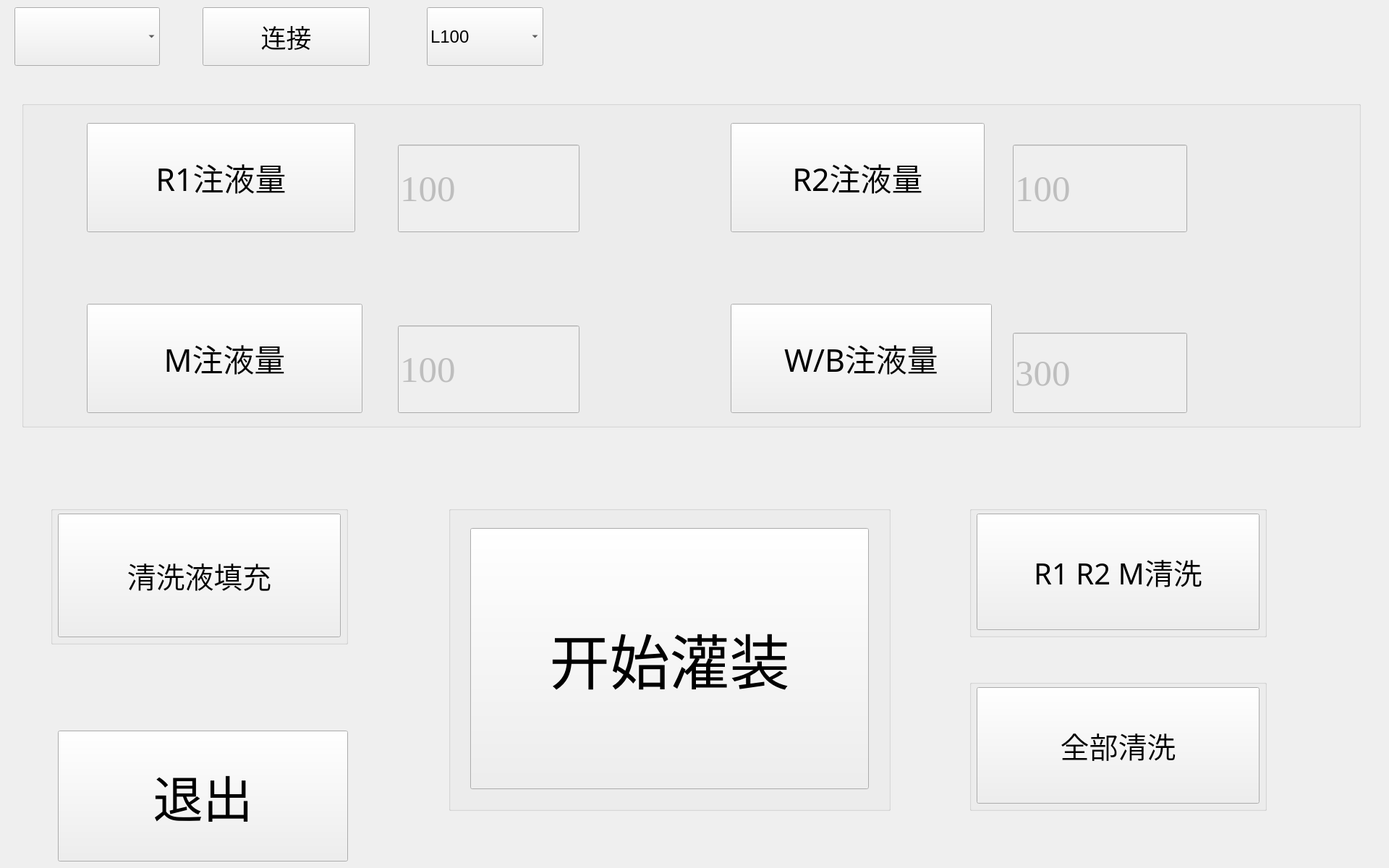
<?xml version="1.0" encoding="UTF-8"?>
<ui version="4.0">
 <class>MainWindow</class>
 <widget class="QMainWindow" name="MainWindow">
  <property name="enabled">
   <bool>true</bool>
  </property>
  <property name="geometry">
   <rect>
    <x>0</x>
    <y>0</y>
    <width>1920</width>
    <height>1200</height>
   </rect>
  </property>
  <property name="minimumSize">
   <size>
    <width>1920</width>
    <height>1200</height>
   </size>
  </property>
  <property name="maximumSize">
   <size>
    <width>1920</width>
    <height>1200</height>
   </size>
  </property>
  <property name="windowTitle">
   <string>RL-A2000-Test</string>
  </property>
  <property name="styleSheet">
   <string notr="true"/>
  </property>
  <widget class="QWidget" name="centralWidget">
   <widget class="QComboBox" name="TypeSelctcomboBox">
    <property name="geometry">
     <rect>
      <x>590</x>
      <y>10</y>
      <width>161</width>
      <height>81</height>
     </rect>
    </property>
    <property name="sizePolicy">
     <sizepolicy hsizetype="Preferred" vsizetype="Minimum">
      <horstretch>0</horstretch>
      <verstretch>0</verstretch>
     </sizepolicy>
    </property>
    <property name="font">
     <font>
      <pointsize>18</pointsize>
     </font>
    </property>
    <property name="styleSheet">
     <string notr="true"/>
    </property>
    <item>
     <property name="text">
      <string>L100</string>
     </property>
    </item>
   </widget>
   <widget class="QPushButton" name="Connect_Btn">
    <property name="geometry">
     <rect>
      <x>280</x>
      <y>10</y>
      <width>231</width>
      <height>81</height>
     </rect>
    </property>
    <property name="sizePolicy">
     <sizepolicy hsizetype="Minimum" vsizetype="Minimum">
      <horstretch>0</horstretch>
      <verstretch>0</verstretch>
     </sizepolicy>
    </property>
    <property name="font">
     <font>
      <family>Times New Roman</family>
      <pointsize>26</pointsize>
      <weight>50</weight>
      <italic>false</italic>
      <bold>false</bold>
     </font>
    </property>
    <property name="styleSheet">
     <string notr="true"/>
    </property>
    <property name="text">
     <string>连接</string>
    </property>
   </widget>
   <widget class="QComboBox" name="COMSelectcomboBox">
    <property name="geometry">
     <rect>
      <x>20</x>
      <y>10</y>
      <width>201</width>
      <height>81</height>
     </rect>
    </property>
    <property name="sizePolicy">
     <sizepolicy hsizetype="Preferred" vsizetype="Minimum">
      <horstretch>20</horstretch>
      <verstretch>0</verstretch>
     </sizepolicy>
    </property>
    <property name="font">
     <font>
      <pointsize>30</pointsize>
     </font>
    </property>
    <property name="styleSheet">
     <string notr="true"/>
    </property>
    <property name="iconSize">
     <size>
      <width>50</width>
      <height>50</height>
     </size>
    </property>
   </widget>
   <widget class="QPushButton" name="Quit">
    <property name="geometry">
     <rect>
      <x>80</x>
      <y>1010</y>
      <width>401</width>
      <height>181</height>
     </rect>
    </property>
    <property name="font">
     <font>
      <family>华文楷体</family>
      <pointsize>52</pointsize>
      <weight>50</weight>
      <italic>false</italic>
      <bold>false</bold>
     </font>
    </property>
    <property name="styleSheet">
     <string notr="true"/>
    </property>
    <property name="text">
     <string>退出</string>
    </property>
   </widget>
   <widget class="QGroupBox" name="groupBox">
    <property name="geometry">
     <rect>
      <x>30</x>
      <y>140</y>
      <width>1851</width>
      <height>451</height>
     </rect>
    </property>
    <property name="title">
     <string/>
    </property>
    <widget class="QPushButton" name="Set_Injuct_M">
     <property name="geometry">
      <rect>
       <x>90</x>
       <y>280</y>
       <width>381</width>
       <height>151</height>
      </rect>
     </property>
     <property name="font">
      <font>
       <family>华文楷体</family>
       <pointsize>32</pointsize>
      </font>
     </property>
     <property name="styleSheet">
      <string notr="true"/>
     </property>
     <property name="text">
      <string>M注液量</string>
     </property>
    </widget>
    <widget class="QPushButton" name="Set_Injuct_R2">
     <property name="geometry">
      <rect>
       <x>980</x>
       <y>30</y>
       <width>351</width>
       <height>151</height>
      </rect>
     </property>
     <property name="font">
      <font>
       <family>华文楷体</family>
       <pointsize>32</pointsize>
      </font>
     </property>
     <property name="styleSheet">
      <string notr="true"/>
     </property>
     <property name="text">
      <string>R2注液量</string>
     </property>
    </widget>
    <widget class="QPushButton" name="Set_Injuct_W">
     <property name="geometry">
      <rect>
       <x>980</x>
       <y>280</y>
       <width>361</width>
       <height>151</height>
      </rect>
     </property>
     <property name="font">
      <font>
       <family>华文楷体</family>
       <pointsize>32</pointsize>
      </font>
     </property>
     <property name="styleSheet">
      <string notr="true"/>
     </property>
     <property name="text">
      <string>W/B注液量</string>
     </property>
    </widget>
    <widget class="QLineEdit" name="Injuct_Count_R2">
     <property name="enabled">
      <bool>false</bool>
     </property>
     <property name="geometry">
      <rect>
       <x>1370</x>
       <y>60</y>
       <width>241</width>
       <height>121</height>
      </rect>
     </property>
     <property name="font">
      <font>
       <family>Times New Roman</family>
       <pointsize>38</pointsize>
       <weight>50</weight>
       <italic>false</italic>
       <bold>false</bold>
      </font>
     </property>
     <property name="styleSheet">
      <string notr="true"/>
     </property>
     <property name="text">
      <string>100</string>
     </property>
    </widget>
    <widget class="QLineEdit" name="Injuct_Count_W">
     <property name="enabled">
      <bool>false</bool>
     </property>
     <property name="geometry">
      <rect>
       <x>1370</x>
       <y>320</y>
       <width>241</width>
       <height>111</height>
      </rect>
     </property>
     <property name="font">
      <font>
       <family>Times New Roman</family>
       <pointsize>38</pointsize>
      </font>
     </property>
     <property name="styleSheet">
      <string notr="true"/>
     </property>
     <property name="text">
      <string>300</string>
     </property>
    </widget>
    <widget class="QLineEdit" name="Injuct_Count_M">
     <property name="enabled">
      <bool>false</bool>
     </property>
     <property name="geometry">
      <rect>
       <x>520</x>
       <y>310</y>
       <width>251</width>
       <height>121</height>
      </rect>
     </property>
     <property name="font">
      <font>
       <family>Times New Roman</family>
       <pointsize>38</pointsize>
      </font>
     </property>
     <property name="styleSheet">
      <string notr="true"/>
     </property>
     <property name="text">
      <string>100</string>
     </property>
    </widget>
    <widget class="QLineEdit" name="Injuct_Count_R1">
     <property name="enabled">
      <bool>false</bool>
     </property>
     <property name="geometry">
      <rect>
       <x>520</x>
       <y>60</y>
       <width>251</width>
       <height>121</height>
      </rect>
     </property>
     <property name="baseSize">
      <size>
       <width>0</width>
       <height>0</height>
      </size>
     </property>
     <property name="font">
      <font>
       <family>Times New Roman</family>
       <pointsize>38</pointsize>
       <weight>50</weight>
       <italic>false</italic>
       <bold>false</bold>
      </font>
     </property>
     <property name="styleSheet">
      <string notr="true"/>
     </property>
     <property name="text">
      <string>100</string>
     </property>
    </widget>
    <widget class="QPushButton" name="Set_Injuct_R1">
     <property name="geometry">
      <rect>
       <x>90</x>
       <y>30</y>
       <width>371</width>
       <height>151</height>
      </rect>
     </property>
     <property name="font">
      <font>
       <family>华文楷体</family>
       <pointsize>32</pointsize>
      </font>
     </property>
     <property name="styleSheet">
      <string notr="true"/>
     </property>
     <property name="text">
      <string>R1注液量</string>
     </property>
    </widget>
   </widget>
   <widget class="QGroupBox" name="groupBox_Filling">
    <property name="geometry">
     <rect>
      <x>620</x>
      <y>700</y>
      <width>611</width>
      <height>421</height>
     </rect>
    </property>
    <property name="title">
     <string/>
    </property>
    <widget class="QPushButton" name="L100_Filling">
     <property name="geometry">
      <rect>
       <x>30</x>
       <y>30</y>
       <width>551</width>
       <height>361</height>
      </rect>
     </property>
     <property name="font">
      <font>
       <family>华文楷体</family>
       <pointsize>62</pointsize>
       <weight>50</weight>
       <italic>false</italic>
       <bold>false</bold>
      </font>
     </property>
     <property name="focusPolicy">
      <enum>Qt::ClickFocus</enum>
     </property>
     <property name="styleSheet">
      <string notr="true"/>
     </property>
     <property name="text">
      <string>开始灌装</string>
     </property>
     <property name="checkable">
      <bool>false</bool>
     </property>
     <property name="autoRepeat">
      <bool>false</bool>
     </property>
     <property name="autoRepeatDelay">
      <number>1</number>
     </property>
     <property name="autoRepeatInterval">
      <number>1</number>
     </property>
     <property name="autoDefault">
      <bool>false</bool>
     </property>
     <property name="default">
      <bool>false</bool>
     </property>
     <property name="flat">
      <bool>false</bool>
     </property>
    </widget>
   </widget>
   <widget class="QGroupBox" name="groupBox_Padding">
    <property name="geometry">
     <rect>
      <x>70</x>
      <y>700</y>
      <width>411</width>
      <height>191</height>
     </rect>
    </property>
    <property name="title">
     <string/>
    </property>
    <widget class="QPushButton" name="Padding">
     <property name="geometry">
      <rect>
       <x>10</x>
       <y>10</y>
       <width>391</width>
       <height>171</height>
      </rect>
     </property>
     <property name="font">
      <font>
       <family>华文楷体</family>
       <pointsize>30</pointsize>
      </font>
     </property>
     <property name="styleSheet">
      <string notr="true"/>
     </property>
     <property name="text">
      <string>清洗液填充</string>
     </property>
    </widget>
   </widget>
   <widget class="QGroupBox" name="groupBox_Wash_All">
    <property name="geometry">
     <rect>
      <x>1340</x>
      <y>940</y>
      <width>411</width>
      <height>181</height>
     </rect>
    </property>
    <property name="title">
     <string/>
    </property>
    <widget class="QPushButton" name="PUMP_WASH_All">
     <property name="geometry">
      <rect>
       <x>10</x>
       <y>10</y>
       <width>391</width>
       <height>161</height>
      </rect>
     </property>
     <property name="font">
      <font>
       <family>华文楷体</family>
       <pointsize>30</pointsize>
      </font>
     </property>
     <property name="styleSheet">
      <string notr="true"/>
     </property>
     <property name="text">
      <string>全部清洗</string>
     </property>
    </widget>
   </widget>
   <widget class="QGroupBox" name="groupBox_Wash">
    <property name="geometry">
     <rect>
      <x>1340</x>
      <y>700</y>
      <width>411</width>
      <height>181</height>
     </rect>
    </property>
    <property name="title">
     <string/>
    </property>
    <widget class="QPushButton" name="PUMP_WASH">
     <property name="geometry">
      <rect>
       <x>10</x>
       <y>10</y>
       <width>391</width>
       <height>161</height>
      </rect>
     </property>
     <property name="font">
      <font>
       <family>华文楷体</family>
       <pointsize>30</pointsize>
      </font>
     </property>
     <property name="styleSheet">
      <string notr="true"/>
     </property>
     <property name="text">
      <string>R1 R2 M清洗</string>
     </property>
    </widget>
   </widget>
  </widget>
 </widget>
 <layoutdefault spacing="6" margin="11"/>
 <tabstops>
  <tabstop>TypeSelctcomboBox</tabstop>
  <tabstop>Connect_Btn</tabstop>
  <tabstop>COMSelectcomboBox</tabstop>
  <tabstop>Quit</tabstop>
  <tabstop>PUMP_WASH</tabstop>
  <tabstop>Set_Injuct_M</tabstop>
  <tabstop>Set_Injuct_R2</tabstop>
  <tabstop>Set_Injuct_W</tabstop>
  <tabstop>Injuct_Count_R2</tabstop>
  <tabstop>Injuct_Count_W</tabstop>
  <tabstop>Injuct_Count_M</tabstop>
  <tabstop>Injuct_Count_R1</tabstop>
  <tabstop>Set_Injuct_R1</tabstop>
 </tabstops>
 <resources/>
 <connections/>
</ui>
